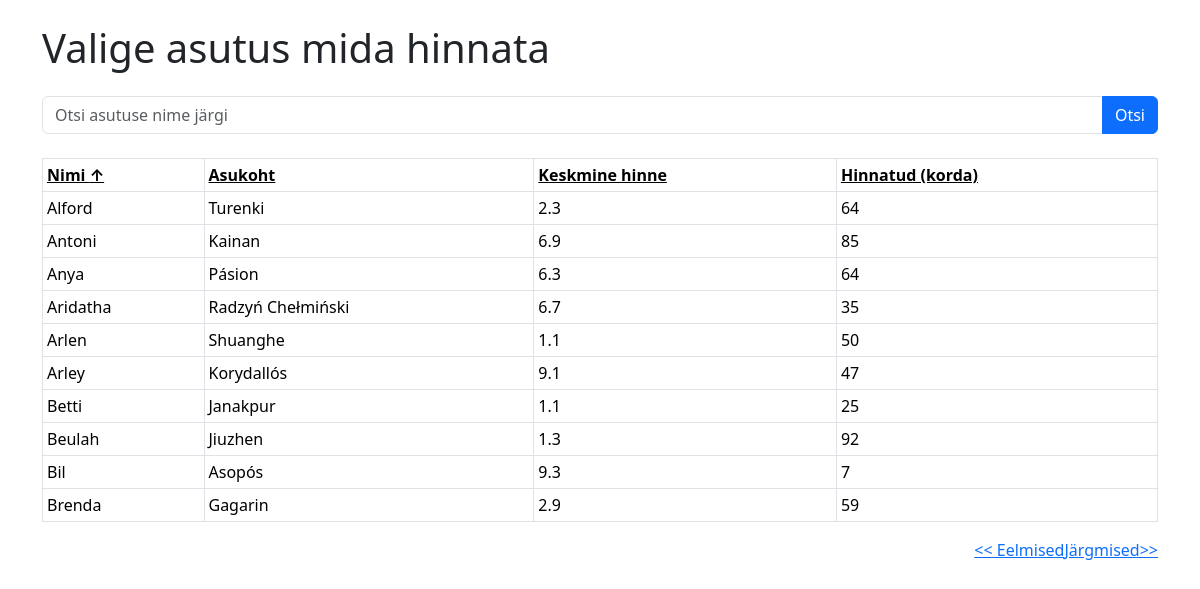
The page /Tieto/index.php on the database its author committed.
### tables this page shows
CREATE TABLE `toidukohad` (
  `id` int(6) NOT NULL,
  `nimi` varchar(255) NOT NULL,
  `asukoht` varchar(255) NOT NULL,
  `keskmine_hinne` double NOT NULL,
  `hinnatud` int(6) NOT NULL
);

### Tieto/index.php (the view, shortened to what this page needs)
<?php include ('config.php'); ?>
<!doctype html>
<html lang="et">
    <head>
        <link
            href="https://cdn.jsdelivr.net/npm/bootstrap@5.3.2/dist/css/bootstrap.min.css"
            rel="stylesheet"
        />
    </head>
    <body>
    <?php
        $order_by = 'nimi';
        $order_dir = 'ASC';
        if (isset($_GET['next'])) {
            $algus = $_GET['next'];
        } elseif (isset($_GET['prev'])) {
            $algus = max(0, $_GET['prev'] - 10);
        } else {
            $algus = 0;
        }
        $lopp = $algus + 10;
        if (!empty($_GET["s"])) {
            $s = "%{$_GET['s']}%";
            $stmt = $yhendus->prepare("SELECT * FROM toidukohad WHERE nimi LIKE ? ORDER BY $order_by $order_dir LIMIT ?, 10");
            $stmt->bind_param('si', $s, $algus);
        } else {
            $stmt = $yhendus->prepare("SELECT * FROM toidukohad ORDER BY $order_by $order_dir LIMIT ?, 10");
            $stmt->bind_param('i', $algus);
        }
        $stmt->execute();
        $valjund = $stmt->get_result();
    ?>
    <div class="container">
            <h1 class="my-4">Valige asutus mida hinnata</h1>
            <form method="get" action="index.php" class="mb-4">
                <div class="input-group">
                    <input type="text" class="form-control" placeholder="Otsi asutuse nime järgi" name="s" value="<?php echo isset($_GET['s']) ? $_GET['s'] : ''; ?>">
                    <button class="btn btn-primary aligne" type="submit">Otsi</button>
                </div>
            </form>
    <table class="table table-sm table-bordered">
    <tr>
        <th>
            <a href="?sort=nimi&dir=<?php echo ($order_by === 'nimi' && $order_dir === 'ASC') ? 'DESC' : 'ASC'; ?>" style="color: black;">
                Nimi
                <?php echo ($order_by === 'nimi') ? ($order_dir === 'ASC' ? '↑' : '↓') : ''; ?>
            </a>
        </th>
        <th>
            <a href="?sort=asukoht&dir=<?php echo ($order_by === 'asukoht' && $order_dir === 'ASC') ? 'DESC' : 'ASC'; ?>" style="color: black;">
                Asukoht
            </a>
        </th>
        <th>
            <a href="?sort=keskmine_hinne&dir=<?php echo ($order_by === 'keskmine_hinne' && $order_dir === 'ASC') ? 'DESC' : 'ASC'; ?>" style="color: black;">
                Keskmine hinne
            </a>
        </th>
        <th>
            <a href="?sort=hinnatud&dir=<?php echo ($order_by === 'hinnatud' && $order_dir === 'ASC') ? 'DESC' : 'ASC'; ?>" style="color: black;">
                Hinnatud (korda)
            </a>
        </th>
    </tr>
    <?php
    if (mysqli_num_rows($valjund) > 0) {
        while($rida = mysqli_fetch_assoc($valjund)) {
            ?>
            <tr onclick="window.location.href='hinda_kohta.php?id=<?php echo $rida['id']; ?>'">
                <td><?php echo $rida['nimi']; ?></td>
                <td><?php echo $rida['asukoht']; ?></td>
                <td><?php echo $rida['keskmine_hinne']; ?></td>
                <td><?php echo $rida['hinnatud']; ?></td>
            </tr>
            <?php
        }
    } else {
        echo "<tr><td colspan='4'>Ühtegi söögikohta ei leitud</td></tr>";
    }
    ?>
</table>
    <div class="d-flex justify-content-end">
        <a href="?prev=<?php echo $algus; ?>&sort=<?php echo $order_by; ?>&dir=<?php echo $order_dir; ?>">&lt;&lt; Eelmised</a>
        <a href="?next=<?php echo $lopp; ?>&sort=<?php echo $order_by; ?>&dir=<?php echo $order_dir; ?>">Järgmised&gt;&gt;</a>
    </div>
    </div>
    </body>
</html>

### rows shown on the page
toidukohad: nimi "Alford", asukoht "Turenki", keskmine_hinne "2.3", hinnatud "64"
toidukohad: nimi "Antoni", asukoht "Kainan", keskmine_hinne "6.9", hinnatud "85"
toidukohad: nimi "Anya", asukoht "Pásion", keskmine_hinne "6.3", hinnatud "64"
toidukohad: nimi "Aridatha", asukoht "Radzyń Chełmiński", keskmine_hinne "6.7", hinnatud "35"
toidukohad: nimi "Arlen", asukoht "Shuanghe", keskmine_hinne "1.1", hinnatud "50"
toidukohad: nimi "Arley", asukoht "Korydallós", keskmine_hinne "9.1", hinnatud "47"
toidukohad: nimi "Betti", asukoht "Janakpur", keskmine_hinne "1.1", hinnatud "25"
toidukohad: nimi "Beulah", asukoht "Jiuzhen", keskmine_hinne "1.3", hinnatud "92"
toidukohad: nimi "Bil", asukoht "Asopós", keskmine_hinne "9.3", hinnatud "7"
toidukohad: nimi "Brenda", asukoht "Gagarin", keskmine_hinne "2.9", hinnatud "59"
